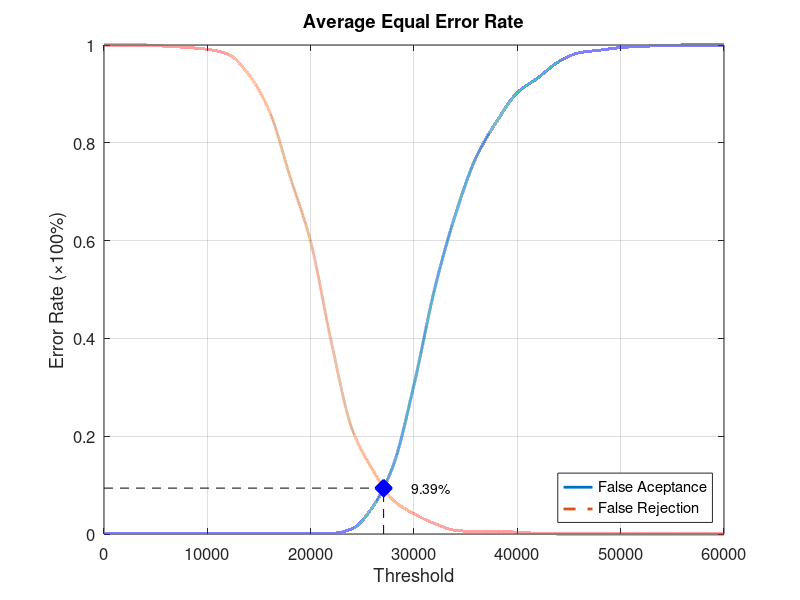
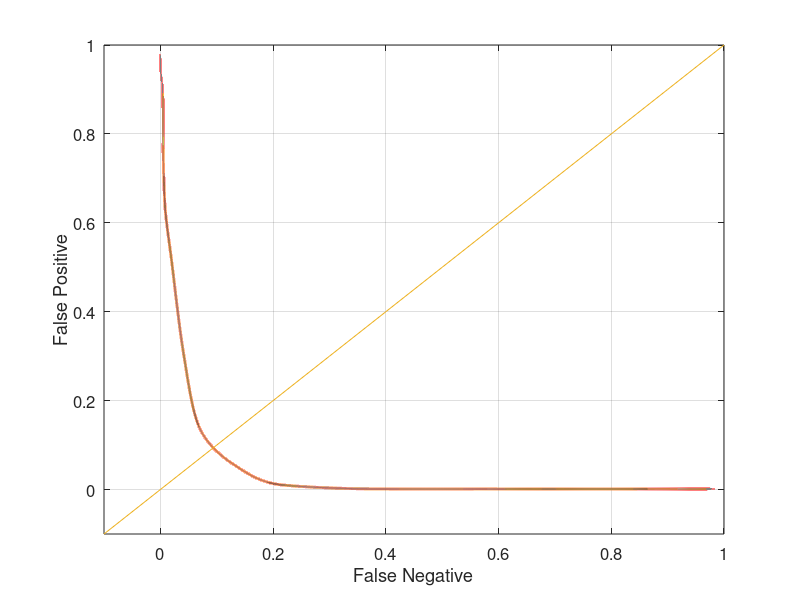

Recreate these plots in MATLAB, in order.
function yEER = Experiment5Average
close all;
clear;
clc;
x = 0:2000:60000;
xq = 0:0.5:60000;

y0 = [0 0.00131579 0.00131579 0.00131579 0.00131579 0.00131579 0.00131579 0.00131579 0.00131579 0.00131579 0.00131579 0.00131579 0.0105263 0.0552632 0.140789 0.305263 0.501316 0.652632 0.769737 0.843421 0.902632 0.932895 0.965789 0.98421 0.989474 0.994737 0.997368 0.998684 1 1 1];
yy0 = interp1(x, y0, xq, 'pchip');
y1 = [1 1 1 0.9975 0.995 0.99125 0.98125 0.94 0.865 0.73125 0.5975 0.3925 0.215 0.13125 0.06875 0.04125 0.02125 0.0075 0.005 0.005 0.00375 0.00125 0 0 0 0 0 0 0 0 0];
yy1 = interp1(x, y1, xq, 'pchip');

% Calculating EER: 
y2 = abs(y0 - y1);
find(y2 == min(y2))
yy2 = abs(yy0 - yy1);
xEER = find(yy2 == min(yy2));
xEERIndex = xq(xEER) % X-axis EER
yEER = yy0(xEER) % Y-axis EER

main = figure
plot(xq, yy0,'-','LineWidth', 2);	hold on
plot(xq, yy1,'--','LineWidth', 2);	hold on
plot([xEERIndex xEERIndex], [0 yEER], 'k--');	hold on
plot([0 xEERIndex], [yEER yEER], 'k--');	hold on
plot(xEERIndex, yEER, 'bx', 'LineWidth', 10);	hold on
text(xEERIndex + 10 * xEERIndex / 100, yEER, [num2str(round((10000 * yEER)) / 100) '%'])
legend('False Aceptance', 'False Rejection', 'Location', 'SouthEast')
xlabel('Threshold')
ylabel('Error Rate (\times100%)')
title('Average Equal Error Rate')
set(gca, 'FontSize', 12)
axis([0 60000 0 1])
grid on

print(main, 'Experiment5AverageMain', '-dpng');
FNRxFPR = figure('Color', [1 1 1]);
plot(yy1, yy0, '-', yy1, yy0, 'LineWidth', 2);
hold on
y = -0.1:0.1:1
plot(y, y); 
set(gca, 'FontSize', 12)
xlabel('False Negative')
ylabel('False Positive')
axis([-0.1 1 -0.1 1])
set(gca, 'FontSize', 12)
grid on

print(FNRxFPR, 'Experiment5AverageFNRxFPR','-dpng');
end
